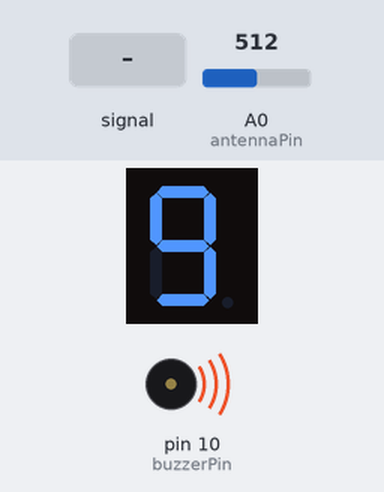
Bench run of a sketch on a simulated Arduino Uno, built with avr-gcc and run on an emulated ATmega328P. On the bench: 1-digit seven-segment display, buzzer (waves = sounding). Wiring (inferred from the names in the program): 1-digit 7-segment display, segments lit when HIGH: segments pin 2, pin 3, pin 4, pin 5, pin 6, pin 7, pin 8, pin 9. The inputs (shaded band) are chosen by the test bench; at power-on: A0 (antennaPin) = 512. The segment pins are drawn as the display they are named for.

Above: at 1.2 s.
1.3 s: A0 (antennaPin) set to 90
At 1.9 s:
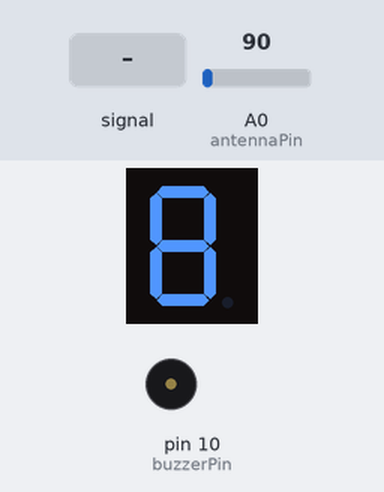
4.3 s: A0 (antennaPin) fed a 200 Hz sine of ±81 counts around its level
At 4.79 s:
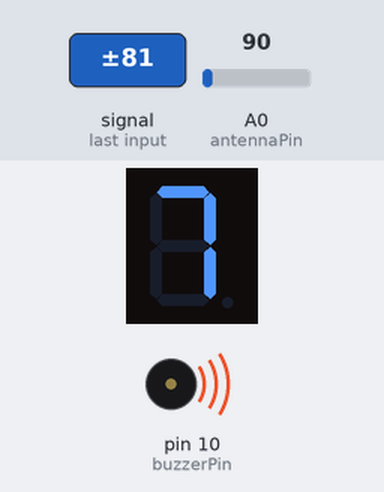
6.2 s: A0 (antennaPin) set to 0
At 7.4 s:
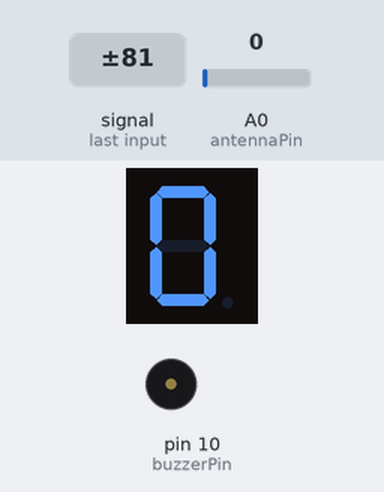
7.7 s: A0 (antennaPin) set to 110
At 8.3 s:
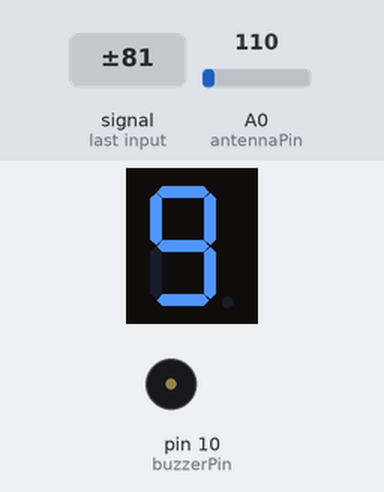
Timing chart, 0 to 10.2 s (numbered marks = the images above; inputs shaded):
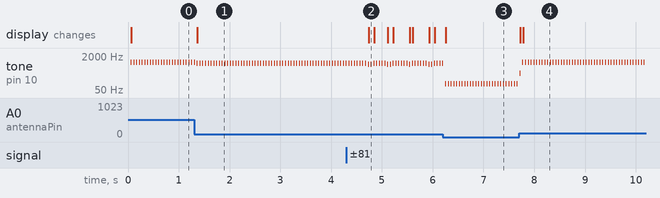

Measured:
- after the input at 1.3 s, the display: changes after 0.07 s (image 1)
- after the input at 4.3 s, the display: changes after 0.44 s (image 2)
- after the input at 6.2 s, the display: changes after 0.06 s (image 3)
- after the input at 7.7 s, the display: first changes at once (image 4 shows a later state)
- by itself, tone on pin 10 (buzzerPin): repeats every 0.05 s: silent 0.04 s, 900 Hz 0.01 s

The sketch:

emf.ino
```cpp
// 7-segment display pins
const int pinA = 2;
const int pinB = 3;
const int pinC = 4;
const int pinD = 5;
const int pinE = 6;
const int pinF = 7;
const int pinG = 8;
const int pinDP = 9;

// buzzer pin
const int buzzerPin = 10;

// antenna pin
const int antennaPin = A0;

// tone variables
int buzzerTone = 0;
int toneDuration = 10;

// sample set
const int sampleSize = 500;
float averageVal = 0;
int sample = 0;
unsigned long sampleSum = 0;
const int maxConstraint = 100;

const int segSize = 8;
const int noOfDigits = 10;
int digit = 0;

// array of segment pins
int segments[segSize] = {
  pinA, pinB, pinC, pinD, pinE, pinF, pinG, pinDP
};

// matrix for witing digits 0-9
byte digitMatrix[noOfDigits][segSize - 1] = {
// a  b  c  d  e  f  g
  {1, 1, 1, 1, 1, 1, 0}, // 0
  {0, 1, 1, 0, 0, 0, 0}, // 1
  {1, 1, 0, 1, 1, 0, 1}, // 2
  {1, 1, 1, 1, 0, 0, 1}, // 3
  {0, 1, 1, 0, 0, 1, 1}, // 4
  {1, 0, 1, 1, 0, 1, 1}, // 5
  {1, 0, 1, 1, 1, 1, 1}, // 6
  {1, 1, 1, 0, 0, 0, 0}, // 7
  {1, 1, 1, 1, 1, 1, 1}, // 8
  {1, 1, 1, 1, 0, 1, 1}  // 9
};

void setup() {
  // the 7-segment pins are in OUTPUT mode
  for (int i = 0; i < segSize; i++) {
    pinMode(segments[i], OUTPUT);
  }

  // buzzer pin is in OUTPUT mode
  pinMode(buzzerPin, OUTPUT);

  // antenna pin is in INPUT mode
  pinMode(antennaPin, INPUT);

  Serial.begin(9600);
}

void loop() {
  // reading a set of samples from the antenna
  for (int i = 0; i < sampleSize; i++) {
    sample = analogRead(antennaPin);

    // summing the values from the sample set
    sampleSum += sample;
  }

  // calculating average value of the sample set,
  // constraining it to be in the 0-100 interval
  averageVal = sampleSum / sampleSize;
  averageVal = constrain(averageVal, 0, maxConstraint);

  // determining the corresponding digit for the average value
  digit = map(averageVal, 0, maxConstraint, 0, noOfDigits - 1);
  displayNumber(digit);

  // resetting the sum
  sampleSum = 0;
}

// displaying the number to the 7-segment dispaly
void displayNumber(byte digit) {
  // writing the digit
  for (int i = 0; i < segSize - 1; i++) {
    digitalWrite(segments[i], digitMatrix[digit][i]);
  }

  // emitting a specific tone based on the digit
  buzzerTone = (digit + 1) * 100;
  tone(buzzerPin, buzzerTone, toneDuration);
}
```
